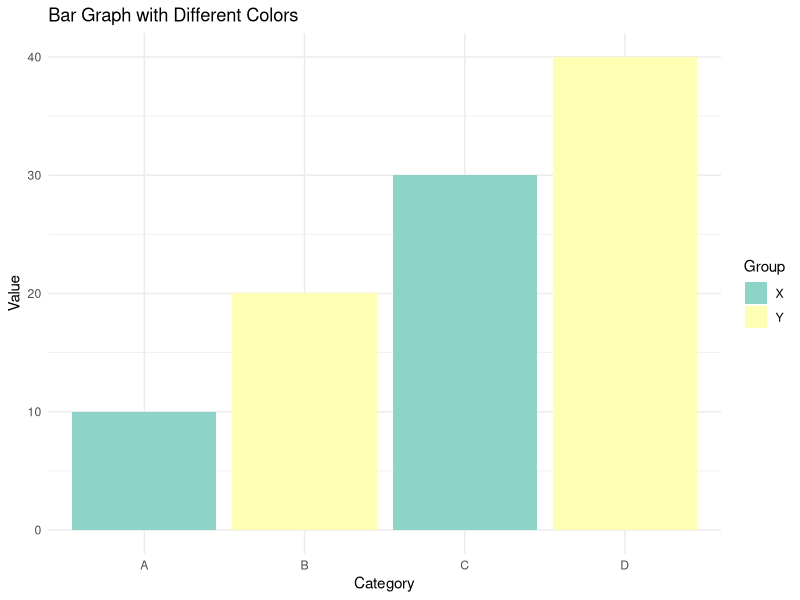

Write the R code that produced this figure.
# Load necessary library
library(ggplot2)

# Create a sample data frame
data <- data.frame(
  Category = c("A", "B", "C", "D"),
  Value = c(10, 20, 30, 40),
  Group = c("X", "Y", "X", "Y")  # Additional variable for coloring
)

# Bar Graph with Different Colors
ggplot(data, aes(x = Category, y = Value, fill = Group)) +
  geom_bar(stat = "identity") +
  theme_minimal() +
  labs(title = "Bar Graph with Different Colors", x = "Category", y = "Value") +
  scale_fill_brewer(palette = "Set3")  # Choose a color palette

